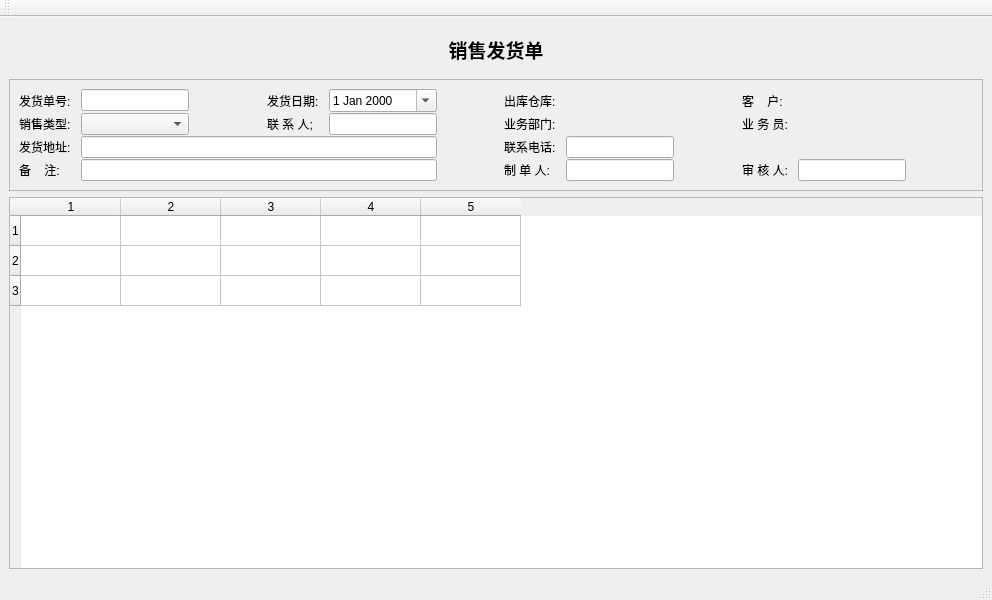
<?xml version="1.0" encoding="UTF-8"?>
<ui version="4.0">
 <class>SaDeliveryWin</class>
 <widget class="QMainWindow" name="SaDeliveryWin">
  <property name="geometry">
   <rect>
    <x>0</x>
    <y>0</y>
    <width>992</width>
    <height>600</height>
   </rect>
  </property>
  <property name="windowTitle">
   <string>MainWindow</string>
  </property>
  <widget class="QWidget" name="centralwidget">
   <layout class="QVBoxLayout" name="verticalLayout_2">
    <item>
     <widget class="QFrame" name="frame_4">
      <property name="frameShape">
       <enum>QFrame::NoFrame</enum>
      </property>
      <property name="frameShadow">
       <enum>QFrame::Plain</enum>
      </property>
      <property name="lineWidth">
       <number>0</number>
      </property>
      <layout class="QHBoxLayout" name="horizontalLayout_4">
       <item>
        <widget class="QLabel" name="label_16">
         <property name="font">
          <font>
           <family>微软雅黑</family>
           <pointsize>14</pointsize>
           <weight>75</weight>
           <bold>true</bold>
          </font>
         </property>
         <property name="text">
          <string>销售发货单</string>
         </property>
         <property name="alignment">
          <set>Qt::AlignCenter</set>
         </property>
        </widget>
       </item>
      </layout>
     </widget>
    </item>
    <item>
     <widget class="QFrame" name="frame_2">
      <property name="frameShape">
       <enum>QFrame::StyledPanel</enum>
      </property>
      <property name="frameShadow">
       <enum>QFrame::Plain</enum>
      </property>
      <layout class="QVBoxLayout" name="verticalLayout">
       <property name="spacing">
        <number>1</number>
       </property>
       <item>
        <layout class="QGridLayout" name="headGridLayout">
         <property name="horizontalSpacing">
          <number>10</number>
         </property>
         <item row="2" column="6">
          <widget class="QLabel" name="label_5">
           <property name="text">
            <string>联系电话:</string>
           </property>
          </widget>
         </item>
         <item row="2" column="7">
          <widget class="QLineEdit" name="phoneEdit">
           <property name="sizePolicy">
            <sizepolicy hsizetype="Fixed" vsizetype="Fixed">
             <horstretch>0</horstretch>
             <verstretch>0</verstretch>
            </sizepolicy>
           </property>
          </widget>
         </item>
         <item row="0" column="7">
          <widget class="QkSearchEditBox" name="whSearchEditbox"/>
         </item>
         <item row="1" column="11">
          <spacer name="horizontalSpacer">
           <property name="orientation">
            <enum>Qt::Horizontal</enum>
           </property>
           <property name="sizeHint" stdset="0">
            <size>
             <width>40</width>
             <height>20</height>
            </size>
           </property>
          </spacer>
         </item>
         <item row="0" column="0">
          <widget class="QLabel" name="idLabel">
           <property name="sizePolicy">
            <sizepolicy hsizetype="Fixed" vsizetype="Preferred">
             <horstretch>0</horstretch>
             <verstretch>0</verstretch>
            </sizepolicy>
           </property>
           <property name="text">
            <string>发货单号:</string>
           </property>
          </widget>
         </item>
         <item row="0" column="3">
          <widget class="QLabel" name="label_2">
           <property name="sizePolicy">
            <sizepolicy hsizetype="Fixed" vsizetype="Preferred">
             <horstretch>0</horstretch>
             <verstretch>0</verstretch>
            </sizepolicy>
           </property>
           <property name="text">
            <string>发货日期:</string>
           </property>
          </widget>
         </item>
         <item row="0" column="8">
          <spacer name="horizontalSpacer_5">
           <property name="orientation">
            <enum>Qt::Horizontal</enum>
           </property>
           <property name="sizeHint" stdset="0">
            <size>
             <width>40</width>
             <height>20</height>
            </size>
           </property>
          </spacer>
         </item>
         <item row="0" column="5">
          <spacer name="horizontalSpacer_4">
           <property name="orientation">
            <enum>Qt::Horizontal</enum>
           </property>
           <property name="sizeHint" stdset="0">
            <size>
             <width>40</width>
             <height>20</height>
            </size>
           </property>
          </spacer>
         </item>
         <item row="0" column="2">
          <spacer name="horizontalSpacer_3">
           <property name="orientation">
            <enum>Qt::Horizontal</enum>
           </property>
           <property name="sizeHint" stdset="0">
            <size>
             <width>40</width>
             <height>20</height>
            </size>
           </property>
          </spacer>
         </item>
         <item row="0" column="10" colspan="2">
          <widget class="QkSearchEditBox" name="cusSearchEditbox">
           <property name="sizePolicy">
            <sizepolicy hsizetype="Preferred" vsizetype="Fixed">
             <horstretch>0</horstretch>
             <verstretch>0</verstretch>
            </sizepolicy>
           </property>
          </widget>
         </item>
         <item row="0" column="4">
          <widget class="QDateEdit" name="dateEdit">
           <property name="sizePolicy">
            <sizepolicy hsizetype="Minimum" vsizetype="Fixed">
             <horstretch>0</horstretch>
             <verstretch>0</verstretch>
            </sizepolicy>
           </property>
           <property name="calendarPopup">
            <bool>true</bool>
           </property>
          </widget>
         </item>
         <item row="3" column="0">
          <widget class="QLabel" name="label_9">
           <property name="text">
            <string>备    注:</string>
           </property>
          </widget>
         </item>
         <item row="3" column="1" colspan="4">
          <widget class="QLineEdit" name="memoEdit"/>
         </item>
         <item row="0" column="1">
          <widget class="QLineEdit" name="noEdit">
           <property name="sizePolicy">
            <sizepolicy hsizetype="Fixed" vsizetype="Fixed">
             <horstretch>0</horstretch>
             <verstretch>0</verstretch>
            </sizepolicy>
           </property>
           <property name="dragEnabled">
            <bool>true</bool>
           </property>
           <property name="readOnly">
            <bool>true</bool>
           </property>
          </widget>
         </item>
         <item row="1" column="0">
          <widget class="QLabel" name="label">
           <property name="text">
            <string>销售类型:</string>
           </property>
          </widget>
         </item>
         <item row="1" column="6">
          <widget class="QLabel" name="label_6">
           <property name="sizePolicy">
            <sizepolicy hsizetype="Fixed" vsizetype="Preferred">
             <horstretch>0</horstretch>
             <verstretch>0</verstretch>
            </sizepolicy>
           </property>
           <property name="text">
            <string>业务部门:</string>
           </property>
          </widget>
         </item>
         <item row="1" column="9">
          <widget class="QLabel" name="label_12">
           <property name="sizePolicy">
            <sizepolicy hsizetype="Fixed" vsizetype="Preferred">
             <horstretch>0</horstretch>
             <verstretch>0</verstretch>
            </sizepolicy>
           </property>
           <property name="text">
            <string>业 务 员:</string>
           </property>
          </widget>
         </item>
         <item row="1" column="1">
          <widget class="QComboBox" name="busTypeComboBox">
           <property name="sizePolicy">
            <sizepolicy hsizetype="Preferred" vsizetype="Fixed">
             <horstretch>0</horstretch>
             <verstretch>0</verstretch>
            </sizepolicy>
           </property>
          </widget>
         </item>
         <item row="1" column="7">
          <widget class="QkSearchEditBox" name="depSearchEditbox">
           <property name="sizePolicy">
            <sizepolicy hsizetype="Minimum" vsizetype="Fixed">
             <horstretch>0</horstretch>
             <verstretch>0</verstretch>
            </sizepolicy>
           </property>
          </widget>
         </item>
         <item row="0" column="9">
          <widget class="QLabel" name="label_3">
           <property name="sizePolicy">
            <sizepolicy hsizetype="Fixed" vsizetype="Preferred">
             <horstretch>0</horstretch>
             <verstretch>0</verstretch>
            </sizepolicy>
           </property>
           <property name="text">
            <string>客    户:</string>
           </property>
          </widget>
         </item>
         <item row="1" column="10">
          <widget class="QkSearchEditBox" name="userSearchEditbox">
           <property name="sizePolicy">
            <sizepolicy hsizetype="Fixed" vsizetype="Fixed">
             <horstretch>0</horstretch>
             <verstretch>0</verstretch>
            </sizepolicy>
           </property>
          </widget>
         </item>
         <item row="0" column="6">
          <widget class="QLabel" name="label_7">
           <property name="text">
            <string>出库仓库:</string>
           </property>
          </widget>
         </item>
         <item row="3" column="7">
          <widget class="QLineEdit" name="makerEdit">
           <property name="sizePolicy">
            <sizepolicy hsizetype="Fixed" vsizetype="Fixed">
             <horstretch>0</horstretch>
             <verstretch>0</verstretch>
            </sizepolicy>
           </property>
           <property name="readOnly">
            <bool>true</bool>
           </property>
          </widget>
         </item>
         <item row="3" column="6">
          <widget class="QLabel" name="label_8">
           <property name="text">
            <string>制 单 人:</string>
           </property>
          </widget>
         </item>
         <item row="3" column="9">
          <widget class="QLabel" name="label_10">
           <property name="text">
            <string>审 核 人:</string>
           </property>
          </widget>
         </item>
         <item row="3" column="10">
          <widget class="QLineEdit" name="auditEdit">
           <property name="sizePolicy">
            <sizepolicy hsizetype="Fixed" vsizetype="Fixed">
             <horstretch>0</horstretch>
             <verstretch>0</verstretch>
            </sizepolicy>
           </property>
           <property name="readOnly">
            <bool>true</bool>
           </property>
          </widget>
         </item>
         <item row="2" column="0">
          <widget class="QLabel" name="label_4">
           <property name="text">
            <string>发货地址:</string>
           </property>
          </widget>
         </item>
         <item row="1" column="3">
          <widget class="QLabel" name="label_11">
           <property name="text">
            <string>联 系 人;</string>
           </property>
          </widget>
         </item>
         <item row="1" column="4">
          <widget class="QLineEdit" name="linkEdit">
           <property name="sizePolicy">
            <sizepolicy hsizetype="Fixed" vsizetype="Fixed">
             <horstretch>0</horstretch>
             <verstretch>0</verstretch>
            </sizepolicy>
           </property>
          </widget>
         </item>
         <item row="2" column="1" colspan="4">
          <widget class="QLineEdit" name="addressEdit"/>
         </item>
        </layout>
       </item>
      </layout>
     </widget>
    </item>
    <item>
     <widget class="QTableWidget" name="tableWidget">
      <property name="rowCount">
       <number>3</number>
      </property>
      <property name="columnCount">
       <number>5</number>
      </property>
      <row/>
      <row/>
      <row/>
      <column/>
      <column/>
      <column/>
      <column/>
      <column/>
     </widget>
    </item>
   </layout>
  </widget>
  <widget class="QStatusBar" name="statusbar"/>
  <widget class="QToolBar" name="toolBar">
   <property name="windowTitle">
    <string>toolBar</string>
   </property>
   <attribute name="toolBarArea">
    <enum>TopToolBarArea</enum>
   </attribute>
   <attribute name="toolBarBreak">
    <bool>false</bool>
   </attribute>
  </widget>
 </widget>
 <customwidgets>
  <customwidget>
   <class>QkSearchEditBox</class>
   <extends>QWidget</extends>
   <header>qksearcheditbox.h</header>
  </customwidget>
 </customwidgets>
 <tabstops>
  <tabstop>noEdit</tabstop>
  <tabstop>dateEdit</tabstop>
  <tabstop>whSearchEditbox</tabstop>
  <tabstop>cusSearchEditbox</tabstop>
  <tabstop>busTypeComboBox</tabstop>
  <tabstop>linkEdit</tabstop>
  <tabstop>depSearchEditbox</tabstop>
  <tabstop>userSearchEditbox</tabstop>
  <tabstop>addressEdit</tabstop>
  <tabstop>phoneEdit</tabstop>
  <tabstop>memoEdit</tabstop>
  <tabstop>makerEdit</tabstop>
  <tabstop>auditEdit</tabstop>
  <tabstop>tableWidget</tabstop>
 </tabstops>
 <resources/>
 <connections/>
</ui>
